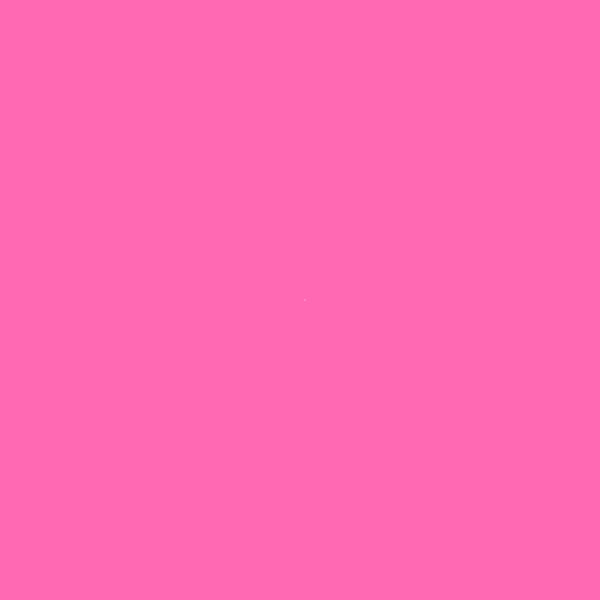
Frame 1 (no input)
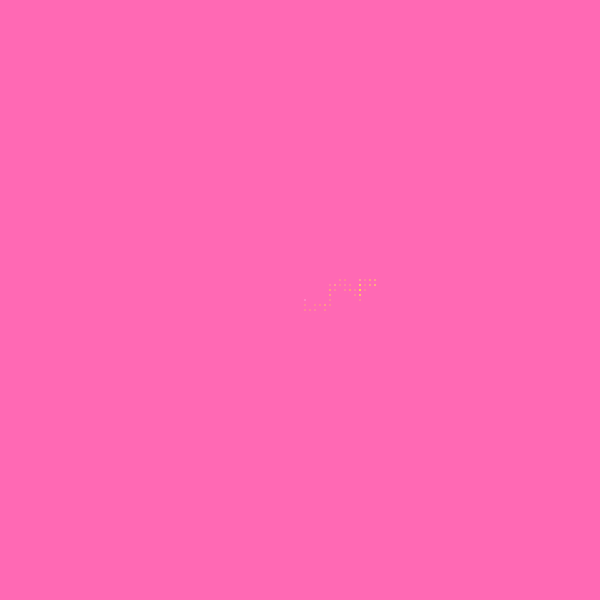
Frame 60 (the mouse pressed at the canvas centre just before this capture)
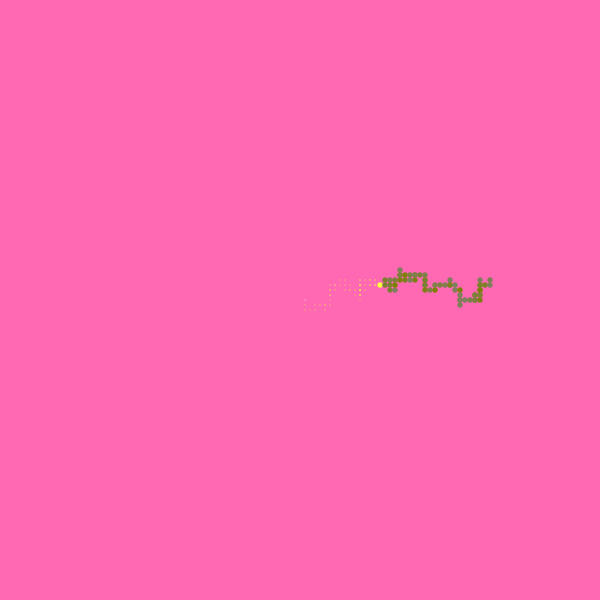
Frame 120 (the mouse held since frame 60 and released just before this capture)

The Processing sketch that drew these frames (run headless with seeded random() and noise(); from frame 60 on, the mouse is pressed at the canvas centre):

// Processing sketch: random_walker
// ── random_walker.pde
float x;
float y;

void setup() {
  size(600, 600);
  background(255,105, 180);
  rectMode(CENTER);
  x = width/2;
  y = height/2;
  noStroke();
}

void draw() {
  float r = int(random(3));
  
  if (r == 0) {
    y -= 5;
  } else if (r == 1) {
    x += 5;
  } else if (r == 2) {
    y += 5;
  } else if (r == 3) {
    x -= 5;
  } 
  

  
  float w = map(mouseX, 0, width, 1, 10);
  float h = map(mouseY, 0, height, 1, 10);
   ellipse(x, y, w, h);
  
  float rr = map(mouseX, 0, width, 255, 0);
  float g = map (mouseY, 0, height, 255, 0);
  float b = int(random(100)); 
  
    fill(rr, g, b);
  
  float stroke = map(mouseX, 0, width, 0, 10);
  
  strokeWeight(stroke);
  
  float sc = map(mouseX, 0, 800, 0, 40);
  
  scale(sc);
 
}
